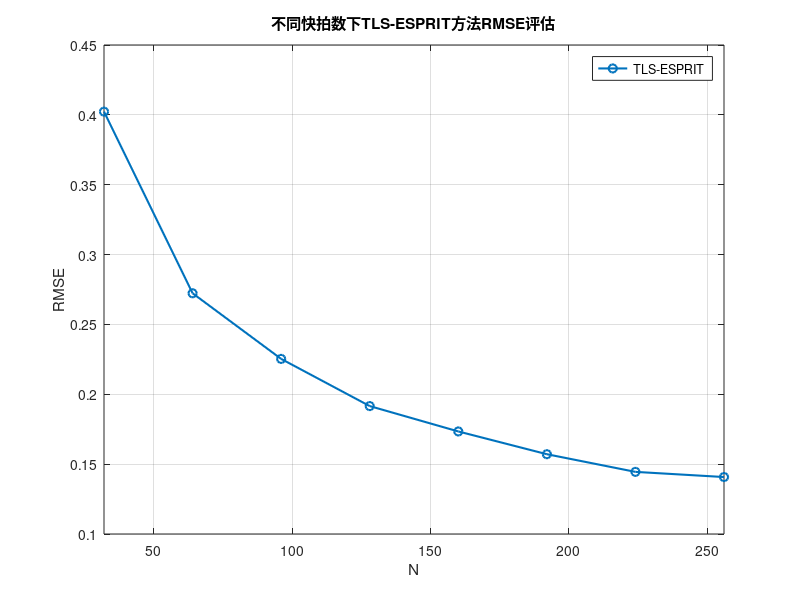

Reproduce this figure in MATLAB.
clear all; 
clc;

%% 参数设置
p = 2;                          % 信号源数量，表示有两个信号源
M = 5;                          % 阵元数，表示天线阵列的元素数目
fc = 1e9;                        % 载波频率，1 GHz（10^9 Hz）
DOA_true = sort([-20,40]);       % 真实DOA角度（度），这里是-20°和40°，并进行排序
fs = 4*fc;                       % 采样率，设定为载波频率的4倍
snr=10;                          % 信噪比
N_values = 32:32:256;           % 快拍数
c = 3e8;                         % 光速，3×10^8 m/s
d = 0.15;                        % 阵元间距，假设为15cm
lambda = c/fc;                   % 波长，光速除以载波频率
theta_scan = -90:0.1:90;         % 角度扫描范围，从-90°到90°，步长为0.1°
num_trials = 500;                % 蒙特卡洛实验次数，进行100次实验来平均化结果
RMSE = zeros(length(N_values), 1); % 初始化存储每个信噪比值下的平均RMSE（均方根误差）

%% 迭代
for idx = 1:length(N_values)   % 循环遍历每一个值
    N = N_values(idx);       % 当前
    temp_rmse = zeros(num_trials, 1); % 临时存储每次实验的RMSE，初始化为零
    
    for trial = 1:num_trials     % 进行num_trials次蒙特卡洛实验
        %% 生成接收信号
        A = exp(-1j * 2 * pi * d * (0:M-1)' * sind(DOA_true) / lambda);  % 计算阵列响应矩阵，基于真实的DOA角度
        S = sqrt(2)*(randn(p, N) + 1j*randn(p, N)); % 生成复高斯白噪声信号源，p为信号源数目，N为快拍数
        X = awgn(A * S, snr, 'measured');  % 将信号添加白噪声（使用指定的信噪比）

        %% 计算样本协方差矩阵
        R = X * X' / N;  % 计算协方差矩阵，X是接收到的信号，N为快拍数
        [U, D] = eig(R);
        [~, order] = sort(diag(D), 'descend');
        U = U(:, order);
        Un = U(:, p+1:end);
        %% TLS-ESPRIT算法
        U_s = U(:, 1:p);
        U1 = U_s(1:end-1, :);
        U2 = U_s(2:end, :);
        C = [U1, U2];
        [~, ~, V] = svd(C);
        V12 = V(1:p, p+1:2*p);
        V22 = V(p+1:2*p, p+1:2*p);
        Phi_tls = -V12 / V22;
        theta_ls = sort ((asind(-angle(eig(Phi_tls)) * lambda / (2*pi*d))))';
                     
        %% 计算RMSE（所有角度已排序，直接匹配）
        rmse_tls = sqrt(mean((DOA_true - theta_ls).^2));  % 计算估计DOA与真实DOA之间的均方根误差
  
        temp_rmse(trial, :) = [rmse_tls];  % 存储每次实验的RMSE值
    end
    
    %% 计算平均RMSE
    RMSE(idx, :) = mean(temp_rmse, 1);  % 对所有实验的RMSE值进行平均，得到每个信噪比下的平均RMSE
end

%% 绘图
figure;                   % 创建新图形窗口

hold on;                  % 保持当前图形，不覆盖
plot(N_values, RMSE(:, 1), '-o', 'DisplayName', 'TLS-ESPRIT', 'LineWidth', 1.5);  % 绘制
xlabel('N');       
ylabel('RMSE');           % y轴标签：均方根误差（RMSE），字体大小14
grid on;                  % 打开网格
legend;   % 显示图例，字体大小14
title('不同快拍数下TLS-ESPRIT方法RMSE评估');  % 图表标题：DOA估计的RMSE，字体大小14
xlim([32, 256]);          % 设置x轴的范围为-10到20dB
box on;                   % 开启坐标框
